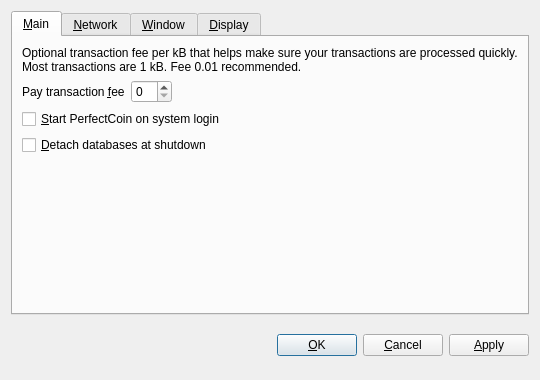
<?xml version="1.0" encoding="UTF-8"?>
<ui version="4.0">
 <class>OptionsDialog</class>
 <widget class="QDialog" name="OptionsDialog">
  <property name="geometry">
   <rect>
    <x>0</x>
    <y>0</y>
    <width>540</width>
    <height>380</height>
   </rect>
  </property>
  <property name="windowTitle">
   <string>Options</string>
  </property>
  <property name="modal">
   <bool>true</bool>
  </property>
  <layout class="QVBoxLayout" name="verticalLayout">
   <item>
    <widget class="QTabWidget" name="tabWidget">
     <property name="tabPosition">
      <enum>QTabWidget::North</enum>
     </property>
     <property name="currentIndex">
      <number>0</number>
     </property>
     <widget class="QWidget" name="tabMain">
      <attribute name="title">
       <string>&amp;Main</string>
      </attribute>
      <layout class="QVBoxLayout" name="verticalLayout_Main">
       <item>
        <widget class="QLabel" name="transactionFeeInfoLabel">
         <property name="text">
          <string>Optional transaction fee per kB that helps make sure your transactions are processed quickly. Most transactions are 1 kB. Fee 0.01 recommended.</string>
         </property>
         <property name="textFormat">
          <enum>Qt::PlainText</enum>
         </property>
         <property name="wordWrap">
          <bool>true</bool>
         </property>
        </widget>
       </item>
       <item>
        <layout class="QHBoxLayout" name="horizontalLayout_Main">
         <item>
          <widget class="QLabel" name="transactionFeeLabel">
           <property name="text">
            <string>Pay transaction &amp;fee</string>
           </property>
           <property name="textFormat">
            <enum>Qt::PlainText</enum>
           </property>
           <property name="buddy">
            <cstring>transactionFee</cstring>
           </property>
          </widget>
         </item>
         <item>
          <widget class="BitcoinAmountField" name="transactionFee"/>
         </item>
         <item>
          <spacer name="horizontalSpacer_Main">
           <property name="orientation">
            <enum>Qt::Horizontal</enum>
           </property>
           <property name="sizeHint" stdset="0">
            <size>
             <width>40</width>
             <height>20</height>
            </size>
           </property>
          </spacer>
         </item>
        </layout>
       </item>
       <item>
        <widget class="QCheckBox" name="bitcoinAtStartup">
         <property name="toolTip">
          <string>Automatically start PerfectCoin after logging in to the system.</string>
         </property>
         <property name="text">
          <string>&amp;Start PerfectCoin on system login</string>
         </property>
        </widget>
       </item>
       <item>
        <widget class="QCheckBox" name="detachDatabases">
         <property name="toolTip">
          <string>Detach block and address databases at shutdown. This means they can be moved to another data directory, but it slows down shutdown. The wallet is always detached.</string>
         </property>
         <property name="text">
          <string>&amp;Detach databases at shutdown</string>
         </property>
        </widget>
       </item>
       <item>
        <spacer name="verticalSpacer_Main">
         <property name="orientation">
          <enum>Qt::Vertical</enum>
         </property>
         <property name="sizeHint" stdset="0">
          <size>
           <width>20</width>
           <height>40</height>
          </size>
         </property>
        </spacer>
       </item>
      </layout>
     </widget>
     <widget class="QWidget" name="tabNetwork">
      <attribute name="title">
       <string>&amp;Network</string>
      </attribute>
      <layout class="QVBoxLayout" name="verticalLayout_Network">
       <item>
        <widget class="QCheckBox" name="mapPortUpnp">
         <property name="toolTip">
          <string>Automatically open the PerfectCoin client port on the router. This only works when your router supports UPnP and it is enabled.</string>
         </property>
         <property name="text">
          <string>Map port using &amp;UPnP</string>
         </property>
        </widget>
       </item>
       <item>
        <widget class="QCheckBox" name="connectSocks">
         <property name="toolTip">
          <string>Connect to the PerfectCoin network through a SOCKS proxy (e.g. when connecting through Tor).</string>
         </property>
         <property name="text">
          <string>&amp;Connect through SOCKS proxy:</string>
         </property>
        </widget>
       </item>
       <item>
        <layout class="QHBoxLayout" name="horizontalLayout_Network">
         <item>
          <widget class="QLabel" name="proxyIpLabel">
           <property name="text">
            <string>Proxy &amp;IP:</string>
           </property>
           <property name="textFormat">
            <enum>Qt::PlainText</enum>
           </property>
           <property name="buddy">
            <cstring>proxyIp</cstring>
           </property>
          </widget>
         </item>
         <item>
          <widget class="QValidatedLineEdit" name="proxyIp">
           <property name="maximumSize">
            <size>
             <width>140</width>
             <height>16777215</height>
            </size>
           </property>
           <property name="toolTip">
            <string>IP address of the proxy (e.g. 127.0.0.1)</string>
           </property>
          </widget>
         </item>
         <item>
          <widget class="QLabel" name="proxyPortLabel">
           <property name="text">
            <string>&amp;Port:</string>
           </property>
           <property name="textFormat">
            <enum>Qt::PlainText</enum>
           </property>
           <property name="buddy">
            <cstring>proxyPort</cstring>
           </property>
          </widget>
         </item>
         <item>
          <widget class="QLineEdit" name="proxyPort">
           <property name="maximumSize">
            <size>
             <width>55</width>
             <height>16777215</height>
            </size>
           </property>
           <property name="toolTip">
            <string>Port of the proxy (e.g. 9050)</string>
           </property>
          </widget>
         </item>
         <item>
          <widget class="QLabel" name="socksVersionLabel">
           <property name="text">
            <string>SOCKS &amp;Version:</string>
           </property>
           <property name="textFormat">
            <enum>Qt::PlainText</enum>
           </property>
           <property name="buddy">
            <cstring>socksVersion</cstring>
           </property>
          </widget>
         </item>
         <item>
          <widget class="QValueComboBox" name="socksVersion">
           <property name="toolTip">
            <string>SOCKS version of the proxy (e.g. 5)</string>
           </property>
          </widget>
         </item>
         <item>
          <spacer name="horizontalSpacer_Network">
           <property name="orientation">
            <enum>Qt::Horizontal</enum>
           </property>
           <property name="sizeHint" stdset="0">
            <size>
             <width>40</width>
             <height>20</height>
            </size>
           </property>
          </spacer>
         </item>
        </layout>
       </item>
       <item>
        <spacer name="verticalSpacer_Network">
         <property name="orientation">
          <enum>Qt::Vertical</enum>
         </property>
         <property name="sizeHint" stdset="0">
          <size>
           <width>20</width>
           <height>40</height>
          </size>
         </property>
        </spacer>
       </item>
      </layout>
     </widget>
     <widget class="QWidget" name="tabWindow">
      <attribute name="title">
       <string>&amp;Window</string>
      </attribute>
      <layout class="QVBoxLayout" name="verticalLayout_Window">
       <item>
        <widget class="QCheckBox" name="minimizeToTray">
         <property name="toolTip">
          <string>Show only a tray icon after minimizing the window.</string>
         </property>
         <property name="text">
          <string>&amp;Minimize to the tray instead of the taskbar</string>
         </property>
        </widget>
       </item>
       <item>
        <widget class="QCheckBox" name="minimizeOnClose">
         <property name="toolTip">
          <string>Minimize instead of exit the application when the window is closed. When this option is enabled, the application will be closed only after selecting Quit in the menu.</string>
         </property>
         <property name="text">
          <string>M&amp;inimize on close</string>
         </property>
        </widget>
       </item>
       <item>
        <spacer name="verticalSpacer_Window">
         <property name="orientation">
          <enum>Qt::Vertical</enum>
         </property>
         <property name="sizeHint" stdset="0">
          <size>
           <width>20</width>
           <height>40</height>
          </size>
         </property>
        </spacer>
       </item>
      </layout>
     </widget>
     <widget class="QWidget" name="tabDisplay">
      <attribute name="title">
       <string>&amp;Display</string>
      </attribute>
      <layout class="QVBoxLayout" name="verticalLayout_Display">
       <item>
        <layout class="QHBoxLayout" name="horizontalLayout_1_Display">
         <item>
          <widget class="QLabel" name="langLabel">
           <property name="text">
            <string>User Interface &amp;language:</string>
           </property>
           <property name="textFormat">
            <enum>Qt::PlainText</enum>
           </property>
           <property name="buddy">
            <cstring>lang</cstring>
           </property>
          </widget>
         </item>
         <item>
          <widget class="QValueComboBox" name="lang">
           <property name="toolTip">
            <string>The user interface language can be set here. This setting will take effect after restarting PerfectCoin.</string>
           </property>
          </widget>
         </item>
        </layout>
       </item>
       <item>
        <layout class="QHBoxLayout" name="horizontalLayout_2_Display">
         <item>
          <widget class="QLabel" name="unitLabel">
           <property name="text">
            <string>&amp;Unit to show amounts in:</string>
           </property>
           <property name="textFormat">
            <enum>Qt::PlainText</enum>
           </property>
           <property name="buddy">
            <cstring>unit</cstring>
           </property>
          </widget>
         </item>
         <item>
          <widget class="QValueComboBox" name="unit">
           <property name="toolTip">
            <string>Choose the default subdivision unit to show in the interface and when sending coins.</string>
           </property>
          </widget>
         </item>
        </layout>
       </item>
       <item>
        <widget class="QCheckBox" name="displayAddresses">
         <property name="toolTip">
          <string>Whether to show PerfectCoin addresses in the transaction list or not.</string>
         </property>
         <property name="text">
          <string>&amp;Display addresses in transaction list</string>
         </property>
        </widget>
       </item>
       <item>
        <widget class="QCheckBox" name="coinControlFeatures">
         <property name="toolTip">
          <string>Whether to show coin control features or not.</string>
         </property>
         <property name="text">
          <string>Display coin &amp;control features (experts only!)</string>
         </property>
        </widget>
       </item>
       <item>
        <spacer name="verticalSpacer_Display">
         <property name="orientation">
          <enum>Qt::Vertical</enum>
         </property>
         <property name="sizeHint" stdset="0">
          <size>
           <width>20</width>
           <height>40</height>
          </size>
         </property>
        </spacer>
       </item>
      </layout>
     </widget>
    </widget>
   </item>
   <item>
    <layout class="QHBoxLayout" name="horizontalLayout_Buttons">
     <item>
      <spacer name="horizontalSpacer_1">
       <property name="orientation">
        <enum>Qt::Horizontal</enum>
       </property>
       <property name="sizeHint" stdset="0">
        <size>
         <width>40</width>
         <height>48</height>
        </size>
       </property>
      </spacer>
     </item>
     <item>
      <widget class="QLabel" name="statusLabel">
       <property name="font">
        <font>
         <weight>75</weight>
         <bold>true</bold>
        </font>
       </property>
       <property name="text">
        <string/>
       </property>
       <property name="textFormat">
        <enum>Qt::PlainText</enum>
       </property>
       <property name="wordWrap">
        <bool>true</bool>
       </property>
      </widget>
     </item>
     <item>
      <spacer name="horizontalSpacer_2">
       <property name="orientation">
        <enum>Qt::Horizontal</enum>
       </property>
       <property name="sizeHint" stdset="0">
        <size>
         <width>40</width>
         <height>48</height>
        </size>
       </property>
      </spacer>
     </item>
     <item>
      <widget class="QPushButton" name="okButton">
       <property name="text">
        <string>&amp;OK</string>
       </property>
      </widget>
     </item>
     <item>
      <widget class="QPushButton" name="cancelButton">
       <property name="text">
        <string>&amp;Cancel</string>
       </property>
       <property name="autoDefault">
        <bool>false</bool>
       </property>
      </widget>
     </item>
     <item>
      <widget class="QPushButton" name="applyButton">
       <property name="text">
        <string>&amp;Apply</string>
       </property>
       <property name="autoDefault">
        <bool>false</bool>
       </property>
      </widget>
     </item>
    </layout>
   </item>
  </layout>
 </widget>
 <customwidgets>
  <customwidget>
   <class>BitcoinAmountField</class>
   <extends>QSpinBox</extends>
   <header>bitcoinamountfield.h</header>
  </customwidget>
  <customwidget>
   <class>QValueComboBox</class>
   <extends>QComboBox</extends>
   <header>qvaluecombobox.h</header>
  </customwidget>
  <customwidget>
   <class>QValidatedLineEdit</class>
   <extends>QLineEdit</extends>
   <header>qvalidatedlineedit.h</header>
  </customwidget>
 </customwidgets>
 <resources/>
 <connections/>
</ui>
